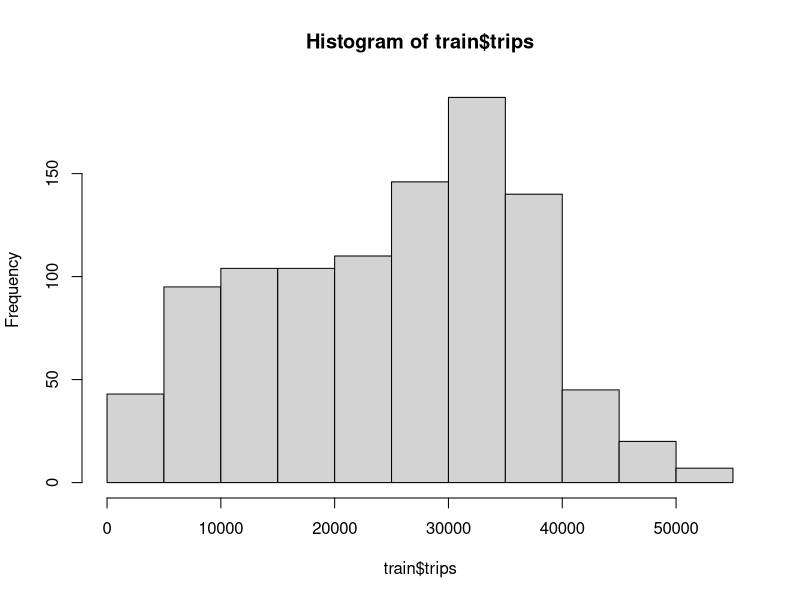
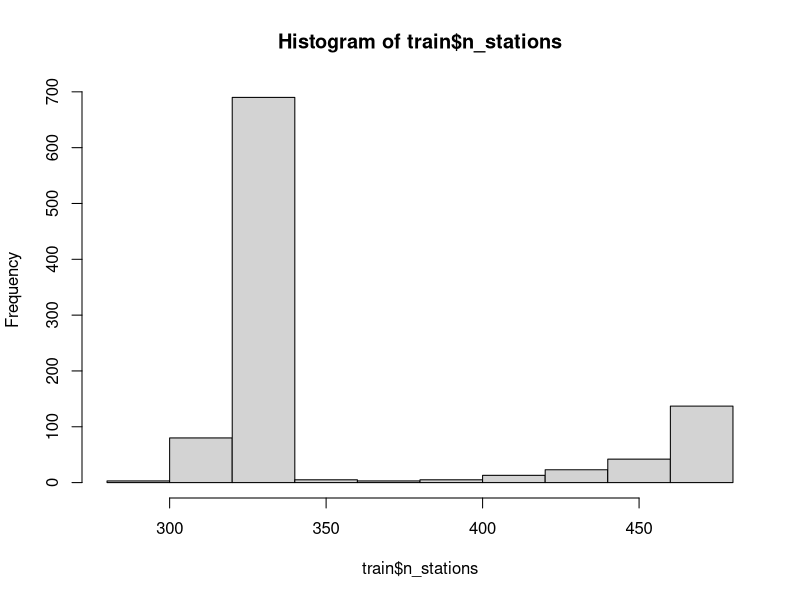
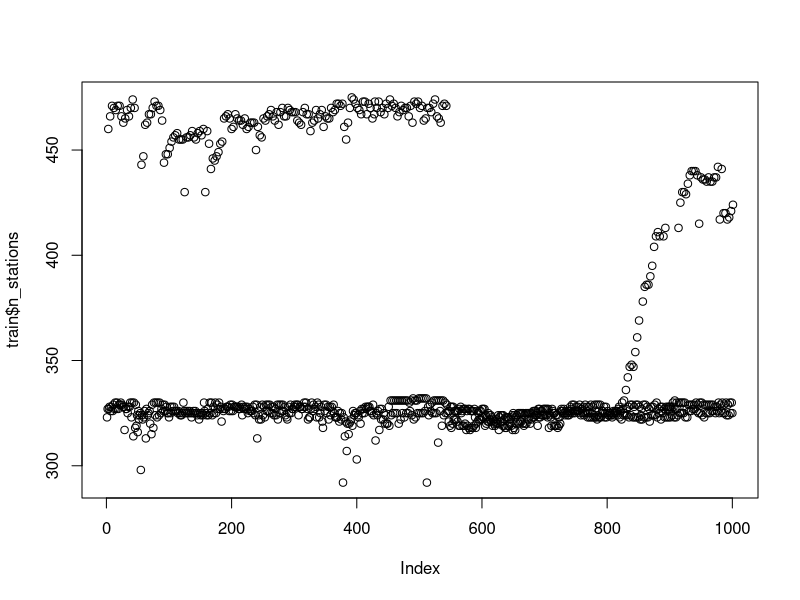
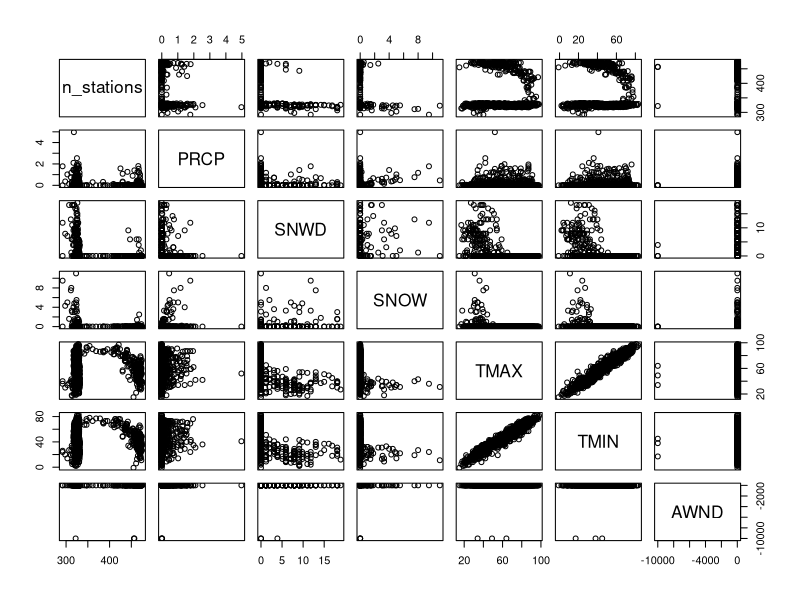
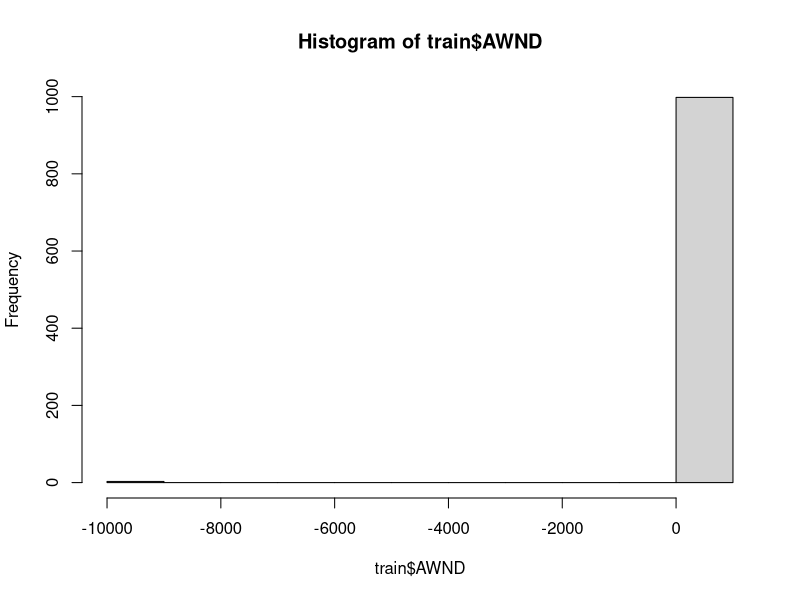

The R source for these figures, in order: (Note: a time limit stopped this script after it produced the figures.)
## ---- chunk 1
knitr::opts_chunk$set(echo = TRUE)
## ---- chunk 2
weather <- read.csv("weather.csv", as.is = TRUE)
train <- read.csv("citibike_train.csv", as.is = TRUE)
train <- merge(train, weather, by="date", all.x = TRUE)

test <- read.csv("citibike_test.csv", as.is = TRUE)
test <- merge(test, weather, by="date", all.x = TRUE)
## ---- chunk 3
knn <- function(xtrain, xtest, ytrain, k) {
  yhat <- apply(xtest, 1, function(testrow) {
            xdist <- apply(xtrain, 1, function(xrow) sum((xrow-testrow)^2 ))
            nbs <- order(xdist)[1:k]
            return(mean(ytrain[nbs]))
          })
  return(yhat)
}
## ---- chunk 4
hist(train$trips)
hist(train$n_stations)
## ---- chunk 5
plot(train$n_stations)
## ---- chunk 6
predcols <- colnames(train)[c(3, 5:10)]
plot(train[,predcols])
## ---- chunk 7
hist(train$AWND)
summary(train$AWND)
## ---- chunk 8
train <- train[train$AWND > -0,]
## ---- chunk 9
set.seed(665)
w <- sample(1:nrow(train), nrow(train)*0.8, replace = FALSE)
train_1 <- train[w,]
valid <- train[-w,]
## ---- chunk 10
MSE <- function(y, yhat) {
  mean((y-yhat)^2)
}
## ---- chunk 11
kvals <- seq(2, 50)
mse_train <- rep(NA, length(kvals))
mse_valid <- rep(NA, length(kvals))

for (i in 1:length(kvals)) {
  k <- kvals[i]
  mse_train[i] <- MSE(train_1$trips, knn(train_1[,predcols], train_1[,predcols], train_1$trips, k = k))
  mse_valid[i] <- MSE(valid$trips, knn(train_1[,predcols], valid[,predcols], train_1$trips, k = k))
}

plot(mse_train ~ kvals, type="l", main = "MSE Train")
plot(mse_valid ~ kvals, type="l", main = "MSE Valid")


## ---- chunk 12
kvals[which.min(mse_valid)]
## ---- chunk 13
library(lubridate)

train$date <- mdy(train$date)
train$month <- factor(month(train$date, label=TRUE),
                      ordered = FALSE) # to take care of seasons
train$dayofweek <- factor(wday(train$date, label=TRUE),
                          ordered = FALSE) # to take care of differences 
                                                # bw weekdays

test$date <- mdy(test$date)
test$month <- factor(month(test$date, label=TRUE), ordered = FALSE) 
test$dayofweek <- factor(wday(test$date, label=TRUE), ordered = FALSE)
## ---- chunk 14
set.seed(665)
w <- sample(1:nrow(train), nrow(train)*0.8, replace = FALSE)
train_1 <- train[w,]
valid <- train[-w,]
## ---- chunk 15
lm1 <- lm(trips ~ . - date, data=train_1)
anova(lm1)
## ---- chunk 16
lm2 <- lm(trips ~ . - date - TMIN, data=train_1)
anova(lm2)
## ---- chunk 17
qqnorm(resid(lm2))
plot(resid(lm2) ~ fitted(lm2))
## ---- chunk 18
lm3 <- lm(sqrt(trips) ~ . - date - TMIN, data=train_1)
anova(lm3)

qqnorm(resid(lm3))
plot(resid(lm3) ~ fitted(lm3))
## ---- chunk 19
MSE(predict(lm1, newdata=valid), valid$trips)
MSE(predict(lm2, newdata=valid), valid$trips)
MSE(predict(lm3, newdata=valid)^2, valid$trips)

## ---- chunk 20
mse_valid[which.min(mse_valid)]
## ---- chunk 21
summary(lm3)
## ---- chunk 22
lm3_final <- lm(sqrt(trips) ~ . - date - TMIN, data=train)
pred <- predict(lm3_final, newdata=test)^2
pred[test$AWND == -9999] <- NA    # we removed these

write.csv(cbind(date=as.character(test$date), trips=pred), "predictions.csv", row.names=FALSE)
